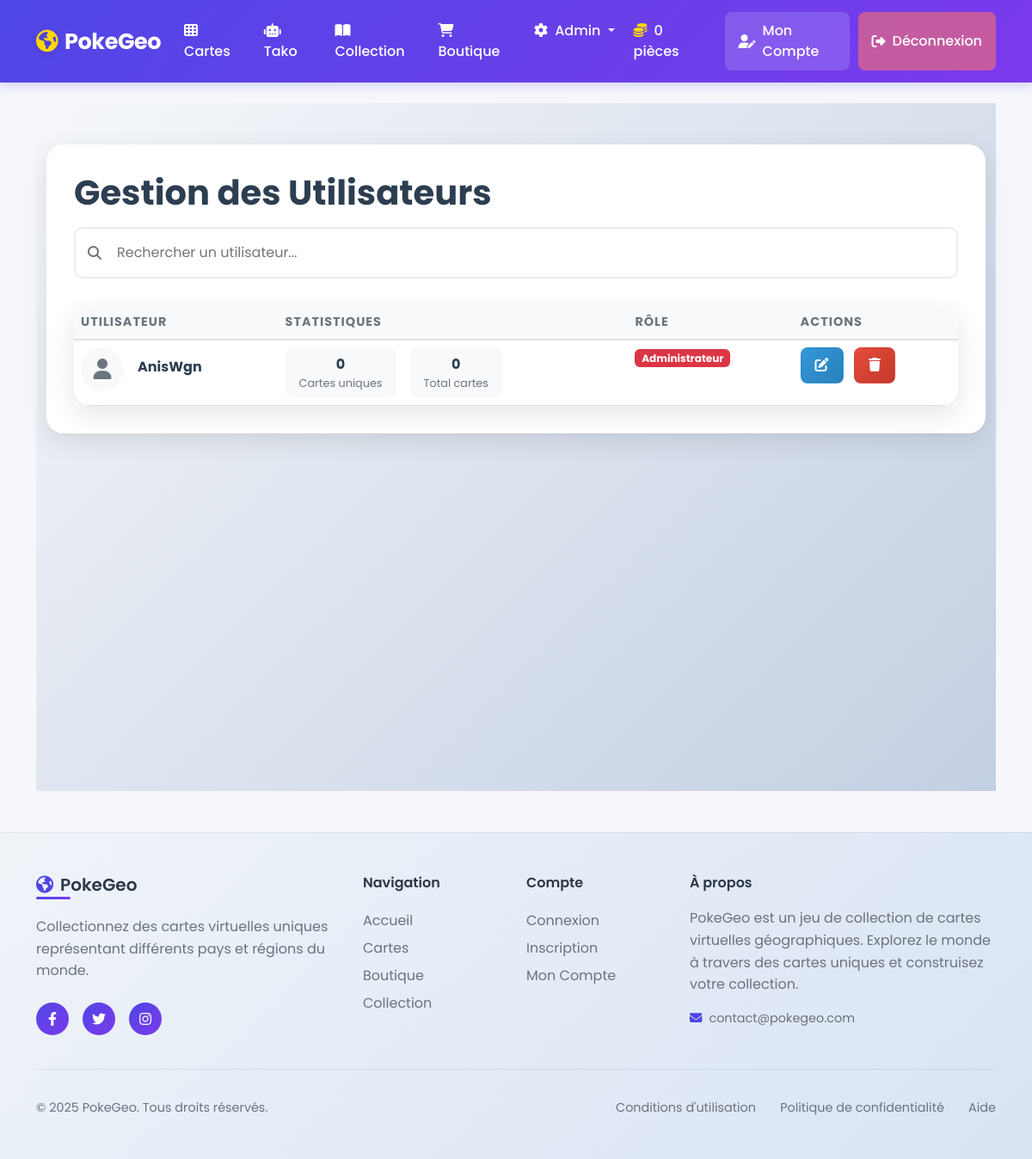
/project/Jeux_carte/admin/users.php (signed in), run on the app's committed database.
### tables this page shows
CREATE TABLE IF NOT EXISTS users (
    id INT AUTO_INCREMENT PRIMARY KEY,
    username VARCHAR(50) NOT NULL UNIQUE,
    email VARCHAR(100) NOT NULL UNIQUE,
    password VARCHAR(255) NOT NULL,
    created_at TIMESTAMP DEFAULT CURRENT_TIMESTAMP,
    last_login TIMESTAMP NULL,
    is_active BOOLEAN DEFAULT TRUE,
    is_admin BOOLEAN DEFAULT FALSE
);

### project/Jeux_carte/admin/users.php (the view, shortened to what this page needs)
<?php
require_once '../includes/header.php';
require_once '../config/database.php';
$query = "SELECT u.*,
          COUNT(uc.card_id) as card_count,
          COALESCE(SUM(uc.quantity), 0) as total_cards
          FROM users u
          LEFT JOIN user_cards uc ON u.id = uc.user_id
          GROUP BY u.id, u.username, u.is_admin
          ORDER BY u.username ASC";
$result = $pdo->query($query);
?>
<div class="admin-container">
    <div class="container">
        <div class="admin-header">
            <h1 class="admin-title">Gestion des Utilisateurs</h1>
            <div class="search-box">
                <i class="fas fa-search search-icon"></i>
                <input type="text" class="search-input" placeholder="Rechercher un utilisateur..."
                       onkeyup="searchUsers(this.value)">
            </div>
            <div class="users-table">
                <table class="table">
                    <thead>
                        <tr>
                            <th>Utilisateur</th>
                            <th>Statistiques</th>
                            <th>Rôle</th>
                            <th>Actions</th>
                        </tr>
                    </thead>
                    <tbody>
                        <?php while ($user = $result->fetch()): ?>
                            <tr>
                                <td>
                                    <div class="user-info">
                                        <?php if (!empty($user['avatar_url'])): ?>
                                            <img src="<?php echo htmlspecialchars($user['avatar_url']); ?>"
                                                 class="user-avatar"
                                                 alt="<?php echo htmlspecialchars($user['username']); ?>">
                                        <?php else: ?>
                                            <div class="user-avatar">
                                                <i class="fas fa-user"></i>
                                            </div>
                                        <?php endif; ?>
                                        <div>
                                            <div class="user-name"><?php echo htmlspecialchars($user['username']); ?></div>
                                        </div>
                                    </div>
                                </td>
                                <td>
                                    <div class="user-stats">
                                        <div class="stat-item">
                                            <div class="stat-value"><?php echo $user['card_count']; ?></div>
                                            <div class="stat-label">Cartes uniques</div>
                                        </div>
                                        <div class="stat-item">
                                            <div class="stat-value"><?php echo $user['total_cards']; ?></div>
                                            <div class="stat-label">Total cartes</div>
                                        </div>
                                    </div>
                                </td>
                                <td>
                                    <span class="badge bg-<?php echo $user['is_admin'] ? 'danger' : 'primary'; ?>">
                                        <?php echo $user['is_admin'] ? 'Administrateur' : 'Utilisateur'; ?>
                                    </span>
                                </td>
                                <td>
                                    <button class="btn btn-action btn-edit me-2"
                                            onclick="editUser(<?php echo $user['id']; ?>)">
                                        <i class="fas fa-edit"></i>
                                    </button>
                                    <button class="btn btn-action btn-delete"
                                            onclick="deleteUser(<?php echo $user['id']; ?>)">
                                        <i class="fas fa-trash"></i>
                                    </button>
                                </td>
                            </tr>
                        <?php endwhile; ?>
                    </tbody>
                </table>
            </div>
        </div>
    </div>
</div>
<?php
require_once '../includes/footer.php';
?>

### data on the page
users: username "AnisWgn", card_count "0", total_cards "0", is_admin "Administrateur"

### other printed values
$_SESSION['coins'] "0"
